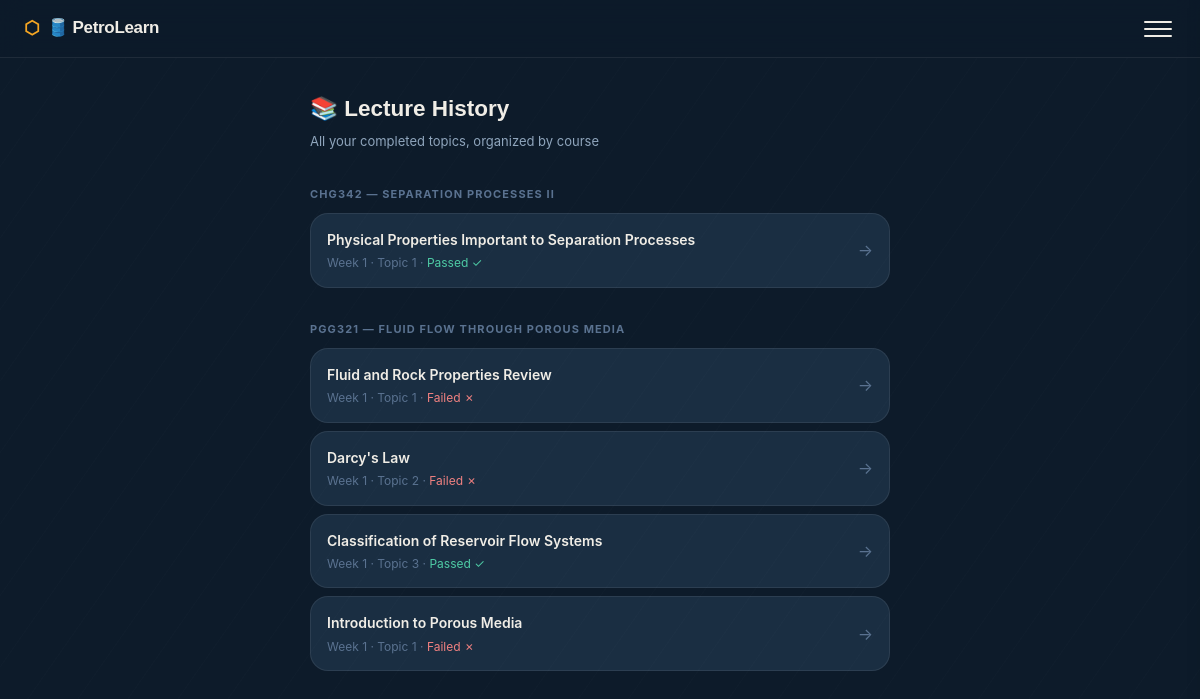
The page /history/ (signed in) on the database as committed earlier.
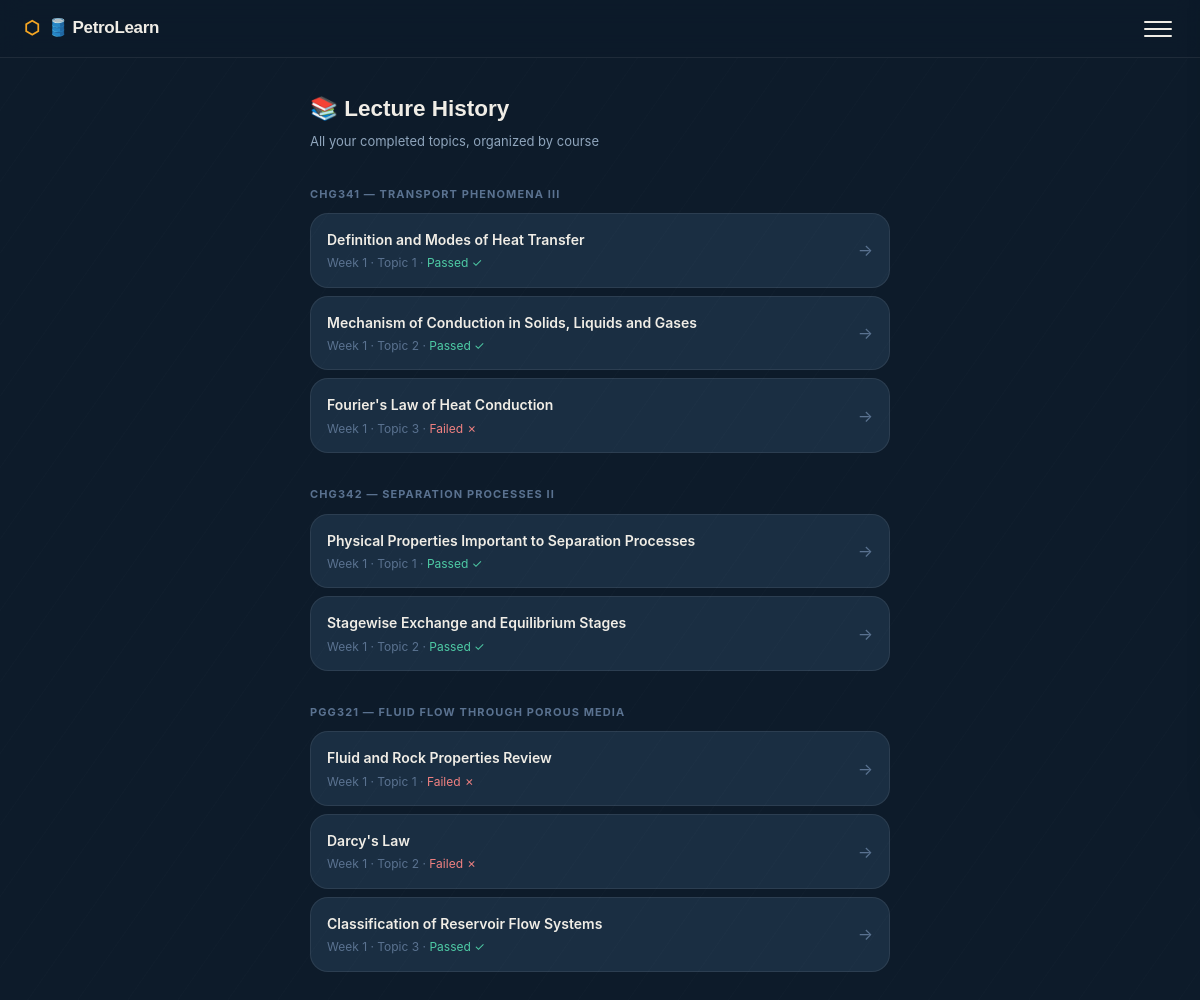
The same page on the database as committed later.
### core/models.py (models this page shows, shortened)
class Session(models.Model):
    student = models.ForeignKey(StudentProfile, on_delete=models.CASCADE, related_name="sessions")
    course_code = models.CharField(max_length=10)
    course_title = models.CharField(max_length=100)
    week_number = models.IntegerField(default=1)
    topics = models.JSONField(default=list)
    current_topic_index = models.IntegerField(default=0)
    is_complete = models.BooleanField(default=False)
    xp_earned = models.IntegerField(default=0)
    started_at = models.DateTimeField(auto_now_add=True)
    completed_at = models.DateTimeField(null=True, blank=True)
    class Meta:
        ordering = ["-started_at"]

class TopicSession(models.Model):
    session = models.ForeignKey(Session, on_delete=models.CASCADE, related_name="topic_sessions")
    topic_name = models.CharField(max_length=200)
    topic_index = models.IntegerField(default=0)
    intro_content = models.TextField(blank=True)
    lecture_content = models.TextField(blank=True)
    quiz_question = models.TextField(blank=True)
    quiz_options = models.JSONField(default=list)
    correct_answer_index = models.IntegerField(default=0)
    quiz_explanation = models.TextField(blank=True)   # ← ADDED: shown after student answers
    student_answer_index = models.IntegerField(null=True, blank=True)
    passed_quiz = models.BooleanField(default=False)
    xp_earned = models.IntegerField(default=0)
    is_complete = models.BooleanField(default=False)
    class Meta:
        ordering = ["topic_index"]

### core/views.py (the view)
# urls.py: path("history/", views.history_view, name="history"),
@login_required
def history_view(request):
    if not hasattr(request.user, "profile"):
        return redirect("onboarding")
    profile = request.user.profile
    topic_sessions = TopicSession.objects.filter(
        session__student=profile,
        is_complete=True
    ).select_related("session").order_by("-session__started_at", "topic_index")
    history_by_course = {}
    for ts in topic_sessions:
        code = ts.session.course_code
        title = ts.session.course_title
        if code not in history_by_course:
            history_by_course[code] = {
                "course_title": title,
                "topics": []
            }
        history_by_course[code]["topics"].append(ts)
    return render(request, "core/history.html", {
        "history_by_course": history_by_course,
    })

### templates/core/history.html (shortened to what this page needs)
{% extends "core/base.html" %}
{% block content %}
<div class="page-container">
  <h2 style="font-family:'Space Grotesk',sans-serif; margin-bottom:4px">📚 Lecture History</h2>
  <p style="font-size:13px; color:var(--text-secondary); margin-bottom:24px">All your completed topics, organized by course</p>
  {% if history_by_course %}
    {% for code, data in history_by_course.items %}
    <div style="margin-bottom:28px">
      <p class="section-label">{{ code }} — {{ data.course_title }}</p>
      <div class="course-list">
        {% for topic in data.topics %}
        <a href="{% url 'review' topic.id %}" class="course-pill">
          <div class="course-pill-left">
            <div class="course-info">
              <div class="course-name">{{ topic.topic_name }}</div>
              <div class="course-code">
                Week {{ topic.session.week_number }} · Topic {{ topic.topic_index|add:1 }}
                {% if topic.passed_quiz %}
                  · <span style="color:var(--green-text)">Passed ✓</span>
                {% else %}
                  · <span style="color:#F08080">Failed ✗</span>
                {% endif %}
              </div>
            </div>
          </div>
          <span class="arrow">→</span>
        </a>
        {% endfor %}
      </div>
    </div>
    {% endfor %}
  {% else %}
    <div class="done-card">
      <div class="done-emoji">📖</div>
      <div class="done-title">No lectures yet</div>
      <div class="done-sub">Complete your first topic to see it here.</div>
    </div>
  {% endif %}
</div>
{% endblock %}

Rows that differ between the two databases and show on the page:
removed TopicSession: topic_name "Introduction to Porous Media", session.week_number "1", topic_index|add "1", passed_quiz "Failed ✗", shown under "PGG321"
added Session: history_by_course "CHG341", course_title "TRANSPORT PHENOMENA III"
added TopicSession: topic_name "Definition and Modes of Heat Transfer", session.week_number "1", topic_index|add "1", passed_quiz "Passed ✓", shown under "CHG341"
added TopicSession: topic_name "Mechanism of Conduction in Solids, Liquids and Gases", session.week_number "1", topic_index|add "2", passed_quiz "Passed ✓", shown under "CHG341"
added TopicSession: topic_name "Fourier's Law of Heat Conduction", session.week_number "1", topic_index|add "3", passed_quiz "Failed ✗", shown under "CHG341"
added TopicSession: topic_name "Stagewise Exchange and Equilibrium Stages", session.week_number "1", topic_index|add "2", passed_quiz "Passed ✓", shown under "CHG342"
